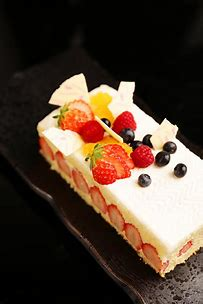
#> input picture robot-and-vision/resource/chapter6/1.jpg, 203 x 304 px
$ python demo07.py
#> lines starting #> are read from the running program, lines starting #| are printed output that depends on the picture; after the words box and inside, x2 and y2 are one past the last pixel; in counts of white or black regions, pixels touching at a corner belong together
import cv2 as cv
import numpy as np
import math


def logTransform(c, img):
    # [6 lines of commented-out code are left out]
    height, width = img.shape[:2]
    newImg = np.zeros(img.shape)
    for i in range(height):
        for j in range(width):
            newImg[i, j] = c * (math.log(1.0 + img[i, j]))
    newImg = cv.normalize(newImg, newImg, 0, 255, cv.NORM_MINMAX)
    return newImg


img = cv.imread("../../resource/chapter6/1.jpg", 0)
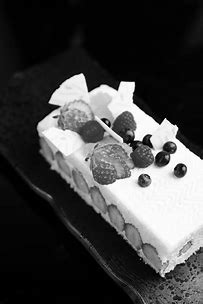
#> img: shape (304, 203); min 0, max 255, mean 67.8
logImg = logTransform(1.0, img)
#> after the loop in logTransform, `for i in range(height):`:
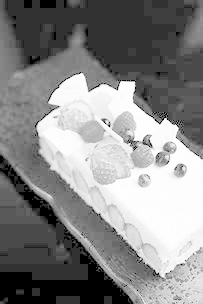
#> newImg: shape (304, 203) float64; min 0, max 5.55, mean 2.93; drawn with min black and max white
cv.imshow("logImg", logImg)
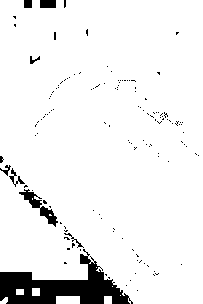
#> window 'logImg': shape (304, 203); 93.2% white; 137 black regions (129 under 20 px), largest, box (x1, y1, x2, y2) and area: (0, 249, 133, 304) 3107, (19, 189, 58, 227) 377, (40, 0, 56, 8) 128
cv.imwrite("../../resource/chapter6/logImg.png", logImg)
cv.waitKey()
